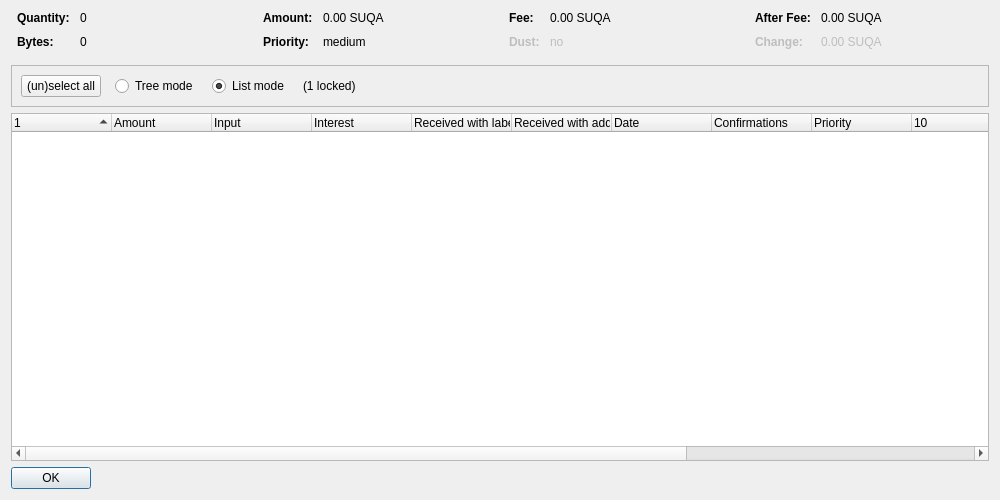
<?xml version="1.0" encoding="UTF-8"?>
<ui version="4.0">
 <class>CoinControlDialog</class>
 <widget class="QDialog" name="CoinControlDialog">
  <property name="geometry">
   <rect>
    <x>0</x>
    <y>0</y>
    <width>1000</width>
    <height>500</height>
   </rect>
  </property>
  <property name="windowTitle">
   <string>Coin Selection</string>
  </property>
  <layout class="QVBoxLayout" name="verticalLayout">
   <item>
    <layout class="QHBoxLayout" name="horizontalLayoutTop" stretch="0,0,0,0">
     <property name="topMargin">
      <number>0</number>
     </property>
     <property name="bottomMargin">
      <number>10</number>
     </property>
     <item>
      <layout class="QFormLayout" name="formLayoutCoinControl1">
       <property name="horizontalSpacing">
        <number>10</number>
       </property>
       <property name="verticalSpacing">
        <number>10</number>
       </property>
       <property name="leftMargin">
        <number>6</number>
       </property>
       <property name="rightMargin">
        <number>6</number>
       </property>
       <item row="0" column="0">
        <widget class="QLabel" name="labelCoinControlQuantityText">
         <property name="font">
          <font>
           <weight>75</weight>
           <bold>true</bold>
          </font>
         </property>
         <property name="text">
          <string>Quantity:</string>
         </property>
        </widget>
       </item>
       <item row="0" column="1">
        <widget class="QLabel" name="labelCoinControlQuantity">
         <property name="cursor">
          <cursorShape>IBeamCursor</cursorShape>
         </property>
         <property name="contextMenuPolicy">
          <enum>Qt::ActionsContextMenu</enum>
         </property>
         <property name="text">
          <string notr="true">0</string>
         </property>
         <property name="textInteractionFlags">
          <set>Qt::LinksAccessibleByMouse|Qt::TextSelectableByKeyboard|Qt::TextSelectableByMouse</set>
         </property>
        </widget>
       </item>
       <item row="1" column="0">
        <widget class="QLabel" name="labelCoinControlBytesText">
         <property name="font">
          <font>
           <weight>75</weight>
           <bold>true</bold>
          </font>
         </property>
         <property name="text">
          <string>Bytes:</string>
         </property>
        </widget>
       </item>
       <item row="1" column="1">
        <widget class="QLabel" name="labelCoinControlBytes">
         <property name="cursor">
          <cursorShape>IBeamCursor</cursorShape>
         </property>
         <property name="contextMenuPolicy">
          <enum>Qt::ActionsContextMenu</enum>
         </property>
         <property name="text">
          <string notr="true">0</string>
         </property>
         <property name="textInteractionFlags">
          <set>Qt::LinksAccessibleByMouse|Qt::TextSelectableByKeyboard|Qt::TextSelectableByMouse</set>
         </property>
        </widget>
       </item>
      </layout>
     </item>
     <item>
      <layout class="QFormLayout" name="formLayoutCoinControl2">
       <property name="horizontalSpacing">
        <number>10</number>
       </property>
       <property name="verticalSpacing">
        <number>10</number>
       </property>
       <property name="leftMargin">
        <number>6</number>
       </property>
       <property name="rightMargin">
        <number>6</number>
       </property>
       <item row="0" column="0">
        <widget class="QLabel" name="labelCoinControlAmountText">
         <property name="font">
          <font>
           <weight>75</weight>
           <bold>true</bold>
          </font>
         </property>
         <property name="text">
          <string>Amount:</string>
         </property>
        </widget>
       </item>
       <item row="0" column="1">
        <widget class="QLabel" name="labelCoinControlAmount">
         <property name="cursor">
          <cursorShape>IBeamCursor</cursorShape>
         </property>
         <property name="contextMenuPolicy">
          <enum>Qt::ActionsContextMenu</enum>
         </property>
         <property name="text">
          <string notr="true">0.00 SUQA</string>
         </property>
         <property name="textInteractionFlags">
          <set>Qt::LinksAccessibleByMouse|Qt::TextSelectableByKeyboard|Qt::TextSelectableByMouse</set>
         </property>
        </widget>
       </item>
       <item row="1" column="0">
        <widget class="QLabel" name="labelCoinControlPriorityText">
         <property name="font">
          <font>
           <weight>75</weight>
           <bold>true</bold>
          </font>
         </property>
         <property name="text">
          <string>Priority:</string>
         </property>
        </widget>
       </item>
       <item row="1" column="1">
        <widget class="QLabel" name="labelCoinControlPriority">
         <property name="cursor">
          <cursorShape>IBeamCursor</cursorShape>
         </property>
         <property name="contextMenuPolicy">
          <enum>Qt::ActionsContextMenu</enum>
         </property>
         <property name="text">
          <string notr="true">medium</string>
         </property>
         <property name="textInteractionFlags">
          <set>Qt::LinksAccessibleByMouse|Qt::TextSelectableByKeyboard|Qt::TextSelectableByMouse</set>
         </property>
        </widget>
       </item>
      </layout>
     </item>
     <item>
      <layout class="QFormLayout" name="formLayoutCoinControl3">
       <property name="horizontalSpacing">
        <number>10</number>
       </property>
       <property name="verticalSpacing">
        <number>10</number>
       </property>
       <property name="leftMargin">
        <number>6</number>
       </property>
       <property name="rightMargin">
        <number>6</number>
       </property>
       <item row="0" column="0">
        <widget class="QLabel" name="labelCoinControlFeeText">
         <property name="font">
          <font>
           <weight>75</weight>
           <bold>true</bold>
          </font>
         </property>
         <property name="text">
          <string>Fee:</string>
         </property>
        </widget>
       </item>
       <item row="0" column="1">
        <widget class="QLabel" name="labelCoinControlFee">
         <property name="cursor">
          <cursorShape>IBeamCursor</cursorShape>
         </property>
         <property name="contextMenuPolicy">
          <enum>Qt::ActionsContextMenu</enum>
         </property>
         <property name="text">
          <string notr="true">0.00 SUQA</string>
         </property>
         <property name="textInteractionFlags">
          <set>Qt::LinksAccessibleByMouse|Qt::TextSelectableByKeyboard|Qt::TextSelectableByMouse</set>
         </property>
        </widget>
       </item>
       <item row="1" column="0">
        <widget class="QLabel" name="labelCoinControlLowOutputText">
         <property name="enabled">
          <bool>false</bool>
         </property>
         <property name="font">
          <font>
           <weight>75</weight>
           <bold>true</bold>
          </font>
         </property>
         <property name="text">
          <string>Dust:</string>
         </property>
        </widget>
       </item>
       <item row="1" column="1">
        <widget class="QLabel" name="labelCoinControlLowOutput">
         <property name="enabled">
          <bool>false</bool>
         </property>
         <property name="cursor">
          <cursorShape>IBeamCursor</cursorShape>
         </property>
         <property name="contextMenuPolicy">
          <enum>Qt::ActionsContextMenu</enum>
         </property>
         <property name="text">
          <string notr="true">no</string>
         </property>
         <property name="textInteractionFlags">
          <set>Qt::LinksAccessibleByMouse|Qt::TextSelectableByKeyboard|Qt::TextSelectableByMouse</set>
         </property>
        </widget>
       </item>
      </layout>
     </item>
     <item>
      <layout class="QFormLayout" name="formLayoutCoinControl4">
       <property name="horizontalSpacing">
        <number>10</number>
       </property>
       <property name="verticalSpacing">
        <number>10</number>
       </property>
       <property name="leftMargin">
        <number>6</number>
       </property>
       <property name="rightMargin">
        <number>6</number>
       </property>
       <item row="0" column="0">
        <widget class="QLabel" name="labelCoinControlAfterFeeText">
         <property name="font">
          <font>
           <weight>75</weight>
           <bold>true</bold>
          </font>
         </property>
         <property name="text">
          <string>After Fee:</string>
         </property>
        </widget>
       </item>
       <item row="0" column="1">
        <widget class="QLabel" name="labelCoinControlAfterFee">
         <property name="cursor">
          <cursorShape>IBeamCursor</cursorShape>
         </property>
         <property name="contextMenuPolicy">
          <enum>Qt::ActionsContextMenu</enum>
         </property>
         <property name="text">
          <string notr="true">0.00 SUQA</string>
         </property>
         <property name="textInteractionFlags">
          <set>Qt::LinksAccessibleByMouse|Qt::TextSelectableByKeyboard|Qt::TextSelectableByMouse</set>
         </property>
        </widget>
       </item>
       <item row="1" column="0">
        <widget class="QLabel" name="labelCoinControlChangeText">
         <property name="enabled">
          <bool>false</bool>
         </property>
         <property name="font">
          <font>
           <weight>75</weight>
           <bold>true</bold>
          </font>
         </property>
         <property name="text">
          <string>Change:</string>
         </property>
        </widget>
       </item>
       <item row="1" column="1">
        <widget class="QLabel" name="labelCoinControlChange">
         <property name="enabled">
          <bool>false</bool>
         </property>
         <property name="cursor">
          <cursorShape>IBeamCursor</cursorShape>
         </property>
         <property name="contextMenuPolicy">
          <enum>Qt::ActionsContextMenu</enum>
         </property>
         <property name="text">
          <string notr="true">0.00 SUQA</string>
         </property>
         <property name="textInteractionFlags">
          <set>Qt::LinksAccessibleByMouse|Qt::TextSelectableByKeyboard|Qt::TextSelectableByMouse</set>
         </property>
        </widget>
       </item>
      </layout>
     </item>
    </layout>
   </item>
   <item>
    <widget class="QFrame" name="frame">
     <property name="minimumSize">
      <size>
       <width>0</width>
       <height>40</height>
      </size>
     </property>
     <property name="frameShape">
      <enum>QFrame::StyledPanel</enum>
     </property>
     <property name="frameShadow">
      <enum>QFrame::Sunken</enum>
     </property>
     <layout class="QHBoxLayout" name="horizontalLayout">
      <item>
       <layout class="QHBoxLayout" name="horizontalLayoutPanel" stretch="0,0,0,0,0">
        <property name="spacing">
         <number>14</number>
        </property>
        <item>
         <widget class="QPushButton" name="pushButtonSelectAll">
          <property name="sizePolicy">
           <sizepolicy hsizetype="Maximum" vsizetype="Fixed">
            <horstretch>0</horstretch>
            <verstretch>0</verstretch>
           </sizepolicy>
          </property>
          <property name="text">
           <string>(un)select all</string>
          </property>
          <property name="autoDefault">
           <bool>false</bool>
          </property>
         </widget>
        </item>
        <item>
         <widget class="QRadioButton" name="radioTreeMode">
          <property name="sizePolicy">
           <sizepolicy hsizetype="Maximum" vsizetype="Fixed">
            <horstretch>0</horstretch>
            <verstretch>0</verstretch>
           </sizepolicy>
          </property>
          <property name="text">
           <string>Tree mode</string>
          </property>
         </widget>
        </item>
        <item>
         <widget class="QRadioButton" name="radioListMode">
          <property name="sizePolicy">
           <sizepolicy hsizetype="Maximum" vsizetype="Fixed">
            <horstretch>0</horstretch>
            <verstretch>0</verstretch>
           </sizepolicy>
          </property>
          <property name="text">
           <string>List mode</string>
          </property>
          <property name="checked">
           <bool>true</bool>
          </property>
         </widget>
        </item>
        <item>
         <widget class="QLabel" name="labelLocked">
          <property name="text">
           <string notr="true">(1 locked)</string>
          </property>
         </widget>
        </item>
        <item>
         <spacer name="horizontalSpacer">
          <property name="orientation">
           <enum>Qt::Horizontal</enum>
          </property>
          <property name="sizeHint" stdset="0">
           <size>
            <width>40</width>
            <height>20</height>
           </size>
          </property>
         </spacer>
        </item>
       </layout>
      </item>
     </layout>
    </widget>
   </item>
   <item>
    <widget class="CoinControlTreeWidget" name="treeWidget">
     <property name="contextMenuPolicy">
      <enum>Qt::CustomContextMenu</enum>
     </property>
     <property name="sortingEnabled">
      <bool>false</bool>
     </property>
     <property name="columnCount">
      <number>14</number>
     </property>
     <attribute name="headerShowSortIndicator" stdset="0">
      <bool>true</bool>
     </attribute>
     <attribute name="headerStretchLastSection">
      <bool>false</bool>
     </attribute>
     <column>
      <property name="text">
       <string/>
      </property>
     </column>
     <column>
      <property name="text">
       <string>Amount</string>
      </property>
     </column>
      <column>
      <property name="text">
       <string>Input</string>
      </property>
     </column>
      <column>
      <property name="text">
       <string>Interest</string>
      </property>
     </column>
     <column>
      <property name="text">
       <string>Received with label</string>
      </property>
     </column>
     <column>
      <property name="text">
       <string>Received with address</string>
      </property>
     </column>
     <column>
      <property name="text">
       <string>Date</string>
      </property>
     </column>
     <column>
      <property name="text">
       <string>Confirmations</string>
      </property>
      <property name="toolTip">
       <string>Confirmed</string>
      </property>
     </column>
     <column>
      <property name="text">
       <string>Priority</string>
      </property>
     </column>
     <column>
      <property name="text">
       <string/>
      </property>
     </column>
     <column>
      <property name="text">
       <string/>
      </property>
     </column>
     <column>
      <property name="text">
       <string/>
      </property>
     </column>
     <column>
      <property name="text">
       <string/>
      </property>
     </column>
     <column>
      <property name="text">
       <string/>
      </property>
     </column>
    </widget>
   </item>
   <item>
    <widget class="QDialogButtonBox" name="buttonBox">
     <property name="sizePolicy">
      <sizepolicy hsizetype="Maximum" vsizetype="Fixed">
       <horstretch>0</horstretch>
       <verstretch>0</verstretch>
      </sizepolicy>
     </property>
     <property name="orientation">
      <enum>Qt::Horizontal</enum>
     </property>
     <property name="standardButtons">
      <set>QDialogButtonBox::Ok</set>
     </property>
    </widget>
   </item>
  </layout>
 </widget>
 <customwidgets>
  <customwidget>
   <class>CoinControlTreeWidget</class>
   <extends>QTreeWidget</extends>
   <header>coincontroltreewidget.h</header>
  </customwidget>
 </customwidgets>
 <resources/>
 <connections/>
</ui>
